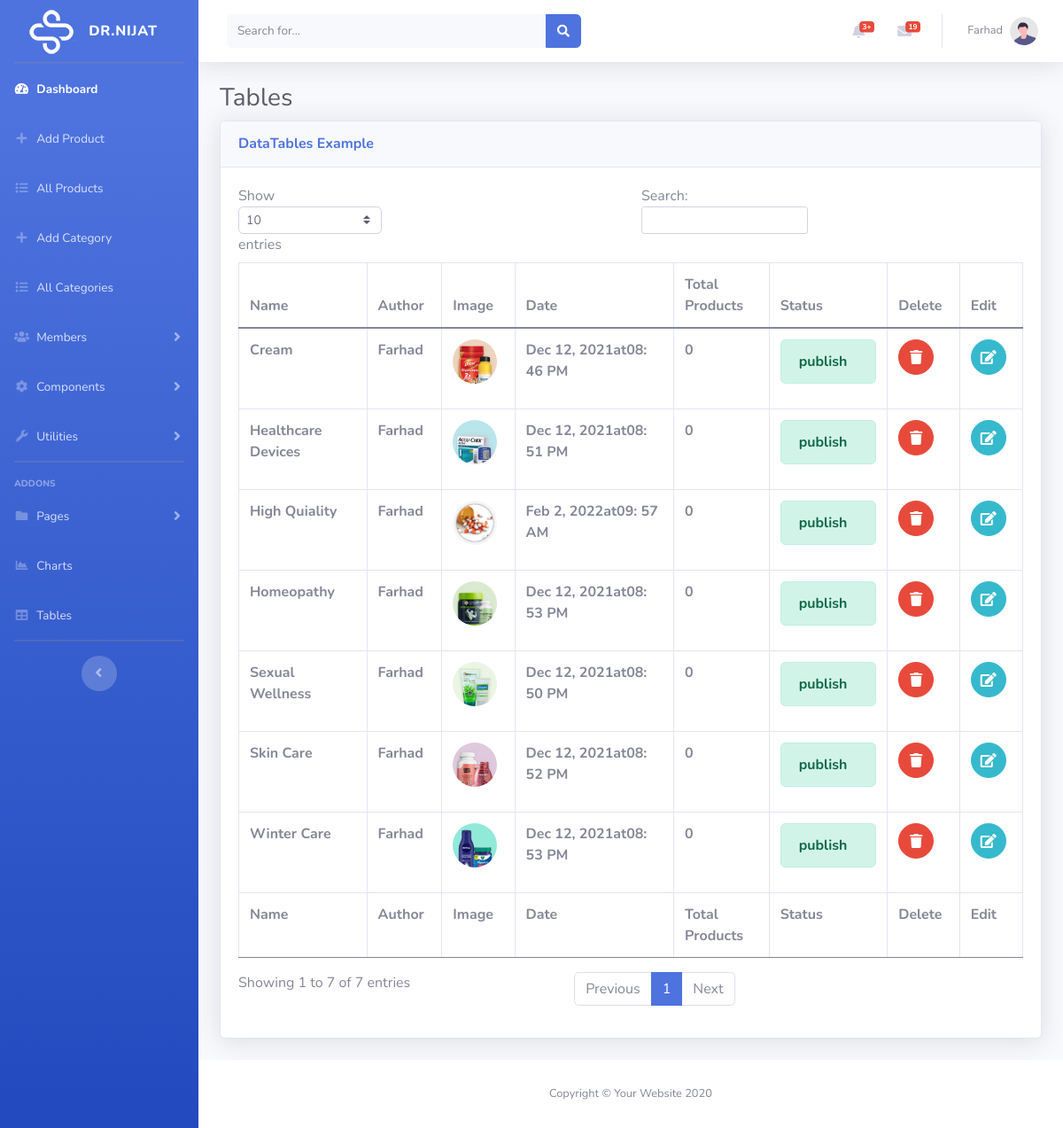
Screenshot of /admin/categorieslist.php (signed in) with the database file from the repository.
### tables this page shows
CREATE TABLE IF NOT EXISTS `category` (
  `cat_id` int(11) NOT NULL AUTO_INCREMENT,
  `cat_name` varchar(255) NOT NULL,
  `cat_image` varchar(255) NOT NULL,
  `cat_total_pro` int(255) NOT NULL DEFAULT '0',
  `status` varchar(255) NOT NULL DEFAULT 'publish',
  `created_at` varchar(255) NOT NULL,
  `created_by` varchar(255) NOT NULL,
  PRIMARY KEY (`cat_id`)
);

### admin/categorieslist.php (the view, shortened to what this page needs)
<?php require_once "include/header.php"; ?>
<?php require_once "include/sidebar.php"; ?>
<?php include_once("include/top_navbar.php"); ?>
<div class="container-fluid">
    <h1 class="h3 mb-2 text-gray-800">Tables</h1>
    <div class="card shadow mb-4">
        <div class="card-header py-3">
            <h6 class="m-0 font-weight-bold text-primary">DataTables Example</h6>
        </div>
        <div class="card-body">
            <div class="table-responsive">
                <table class="table table-bordered" id="dataTable" width="100%" cellspacing="0">
                    <thead>
                        <tr>
                            <th>Name</th>
                            <th>Author</th>
                            <th>Image</th>
                            <th>Date</th>
                            <th>Total Products</th>
                            <th>Status</th>
                            <th>Delete</th>
                            <th>Edit</th>
                        </tr>
                    </thead>
                    <tfoot>
                        <tr>
                            <th>Name</th>
                            <th>Author</th>
                            <th>Image</th>
                            <th>Date</th>
                            <th>Total Products</th>
                            <th>Status</th>
                            <th>Delete</th>
                            <th>Edit</th>
                        </tr>
                    </tfoot>
                    <tbody>
                        <?php
                        $conn = config();
                        $cat_sql = "SELECT * FROM category";
                        $stmt_cat = $conn->prepare($cat_sql);
                        $stmt_cat->execute();
                        while ($rows = $stmt_cat->fetch(PDO::FETCH_ASSOC)) {
                            $name = $rows['cat_name'];
                            $image = $rows['cat_image'];
                            $total_pro = $rows['cat_total_pro'];
                            $status = $rows['status'];
                            $at = $rows['created_at'];
                            $by = $rows['created_by'];
                        ?>
                        <tr>
                            <th><?php echo $name; ?></th>
                            <th><?php echo $by;
                                    ?></th>
                            <th><img class="rounded-circle" width="50px" height="50px"
                                    src="img/cat_image/<?php echo $name; ?>/<?php echo $image; ?>">
                            </th>
                            <th><?php echo $at;
                                    ?></th>
                            <th><?php echo $total_pro;
                                    ?></th>
                            <th><?php if ($status == 'publish') {
                                        echo "<p class='alert alert-success'><span class='alert_icon lnr lnr-checkmark-circle'></span>$status</p>";
                                    } elseif ($status == 'draft') {
                                        echo "<p class='alert alert-danger'>$status</p>";
                                    } ?></th>
                            <th>
                                <form action="./include/user_functions.php" method="POST">
                                    <button type="submit" name="del_cat" class="btn btn-danger btn-circle"><i
                                            class="fa fa-trash"></i> </button>
                                </form>
                            </th>
                            <th>
                                <form action="edit_cat.php" method="POST">
                                    <button type="submit" name="go_catlist" class="btn btn-info btn-circle"><i
                                            class="fa fa-edit"></i></button>
                                </form>
                            </th>
                        </tr>
                        <?php }  ?>
                    </tbody>
                </table>
            </div>
        </div>
    </div>
</div>
</div>
<?php require_once "include/footer.php"; ?>

### rows the page displays
category: cat_name "Winter Care", created_by "Farhad", cat_name+cat_image (picture), created_at "Dec 12, 2021at08: 53 PM", cat_total_pro "0", status "publish"
category: cat_name "High Quiality", created_by "Farhad", cat_name+cat_image (picture), created_at "Feb 2, 2022at09: 57 AM", cat_total_pro "0", status "publish"
category: cat_name "Healthcare Devices", created_by "Farhad", cat_name+cat_image (picture), created_at "Dec 12, 2021at08: 51 PM", cat_total_pro "0", status "publish"
category: cat_name "Skin Care", created_by "Farhad", cat_name+cat_image (picture), created_at "Dec 12, 2021at08: 52 PM", cat_total_pro "0", status "publish"
category: cat_name "Homeopathy", created_by "Farhad", cat_name+cat_image (picture), created_at "Dec 12, 2021at08: 53 PM", cat_total_pro "0", status "publish"
category: cat_name "Sexual Wellness", created_by "Farhad", cat_name+cat_image (picture), created_at "Dec 12, 2021at08: 50 PM", cat_total_pro "0", status "publish"
category: cat_name "Cream", created_by "Farhad", cat_name+cat_image (picture), created_at "Dec 12, 2021at08: 46 PM", cat_total_pro "0", status "publish"

### other values shown
count($message) "19"
$_SESSION['user_name'] "Farhad"
